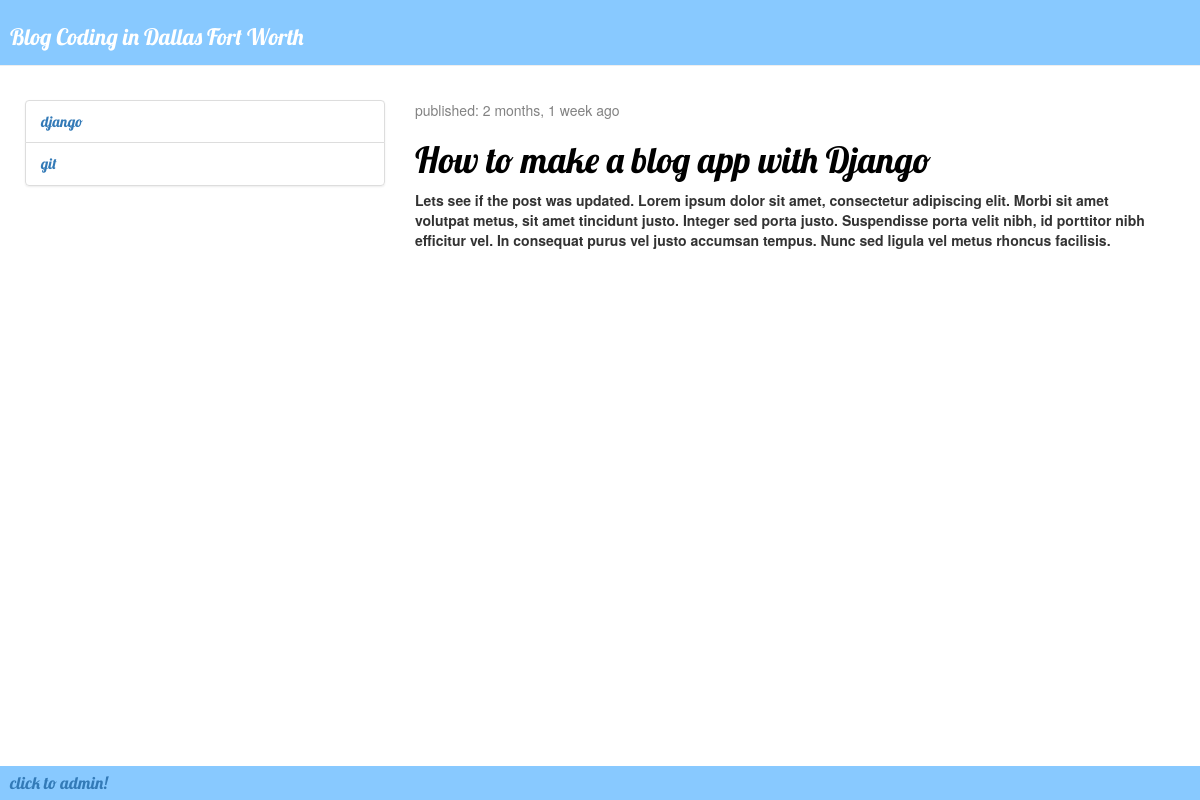
Page /blog/post/category/django/ on the committed database.
### blog/models.py (models this page shows, shortened)
class Category(models.Model):
    title = models.CharField(max_length=255, verbose_name='title')
    slug = models.SlugField(default='', blank=True)
    class Meta:
        verbose_name_plural = "categories"

class Post(models.Model):
    author = models.ForeignKey('auth.User', on_delete=models.CASCADE)
    title = models.CharField(max_length=200)
    description = RichTextField(blank=True, null=True, config_name='description')
    text = RichTextUploadingField(blank=True, null=True, config_name='special',
                                  external_plugin_resources=[(
                                      'youtube',
                                      '/static/base/vendor/ckeditor_plugins/youtube/youtube/',
                                      'plugin.js',
                                  )],
                                  )
    category = models.ForeignKey(Category, verbose_name="Category", blank=True, null=True, on_delete=models.CASCADE)
    created_date = models.DateTimeField(default=timezone.now)
    published_date = models.DateTimeField(blank=True, null=True)
    slug = models.SlugField(default='', blank=True)

### blog/views.py (the view)
# urls.py: path('post/category/<slug:category_slug>/', views.post_list_by_category, name='post__by_category'),
def post_list_by_category(request, category_slug):
    categories = Category.objects.all()
    category = get_object_or_404(Category, slug=category_slug)
    posts = Post.objects.filter(category=category).order_by('-published_date')
    template = 'blog/post_by_category.html'
    context = {'posts': posts, 'category': category, 'categories': categories}
    return render(request, template, context)

### blog/templates/blog/post_by_category.html
{% extends 'blog/base.html' %}
{% block content %}
<div class="content container">
	<div class="row">
		<div class="col-md-8">
			{% for post in posts %}
			<div class="post">
				<div class="date">
					<p>published: {{ post.published_date|timesince }} ago</p>
				</div>
				<h1><a href="{% url 'post_detail' pk=post.pk slug=post.slug %}">{{ post.title }}</a></h1>
				{{ post.description | safe }}
			</div>
			{% endfor %}
		</div>
	</div>
</div>
{% endblock %}

### blog/templates/blog/base.html (shortened to what this page needs)
<html>
<head>
	{% load static %}
	{% load humanize %}
	<link rel="stylesheet" href="//maxcdn.bootstrapcdn.com/bootstrap/3.2.0/css/bootstrap.min.css">
	<link rel="stylesheet" href="//maxcdn.bootstrapcdn.com/bootstrap/3.2.0/css/bootstrap-theme.min.css">
    <link rel="stylesheet" href="//cdnjs.cloudflare.com/ajax/libs/highlight.js/9.12.0/styles/default.min.css">
	<link rel="stylesheet" href="{% static 'blog/css/blog.css' %}">
</head>
<body>
	<div class="page-header navbar-fixed-top">
		<h1><a href="{% url 'post_list' %}">Blog Coding in Dallas Fort Worth</a></h1>
	</div>
    <div class="content container">
        <div class="row">
            <div class="col-sm-4 category-menu">
                <ul class="list-group">
                {% for category in categories %}
                    <li class="list-group-item">
                        <a href="{% url 'post__by_category' category_slug=category.slug %}">{{ category.slug }}</a>
                    </li>
                {% endfor %}
                </ul>
            </div>
            {% block content %}
	        {% endblock %}
        </div>
    </div>
	<footer class="footer navbar-fixed-bottom"><a href="/admin">click to admin!</a></footer>
</body>
</html>

### blog/static/blog/css/blog.css (style rules this page uses)
.page-header { background-color: #88c9ff; margin-top: 0; padding: 5px 5px 5px 10px; font-size: 17px; }
.footer.navbar-fixed-bottom { background-color: #88c9ff; margin-top: 0; padding: 5px 5px 5px 10px; font-size: 17px; color: #ffffff; }
.page-header h1, .page-header h1 a, .page-header h1 a:visited, .page-header h1 a:active { color: #ffffff; font-size: 17pt; text-decoration: none; }
.content { margin-left: 10px; }
h1, h2, h3, h4, a { font-family: 'Lobster', cursive; }
.date { color: #828282; }
.post { margin-bottom: 50px; }
.post h1 a, .post h1 a:visited { color: #000000; }
body { padding-top: 100px; padding-bottom: 100px; }
li a { font-size: 15px; }

### rows in the picture
Category: slug "django"
Category: slug "git"
Post: published_date "2 months, 1 week", title "How to make a blog app with Django", description "Lets see if the post was updated. Lorem ipsum dolor sit amet , consectetur adipiscing elit . Morbi sit amet volutpat metus , sit amet tincidunt justo . Integer sed porta justo . Suspendisse porta velit nibh , id porttitor nibh efficitur vel. In consequat purus vel justo accumsan tempus . Nunc sed ligula vel metus rhoncus facilisis ."
